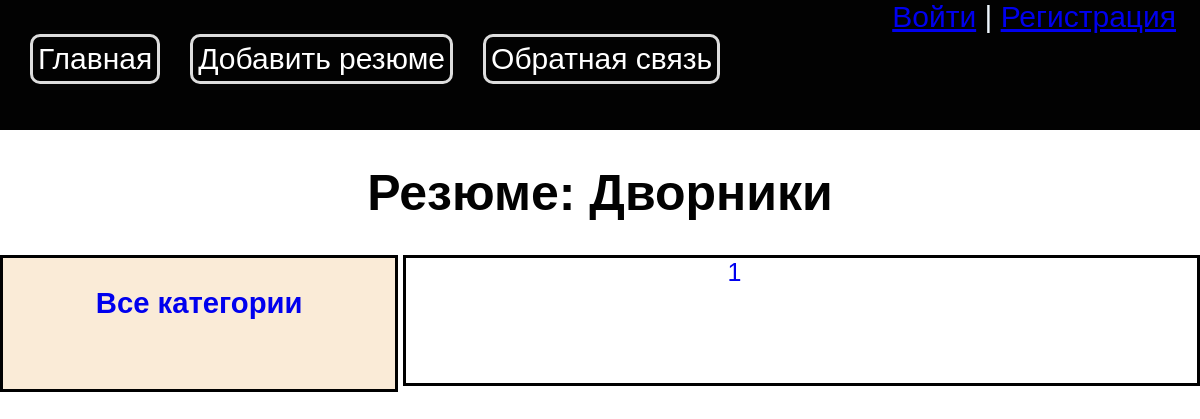
Before: /category/dvorniky/ with the older database file.
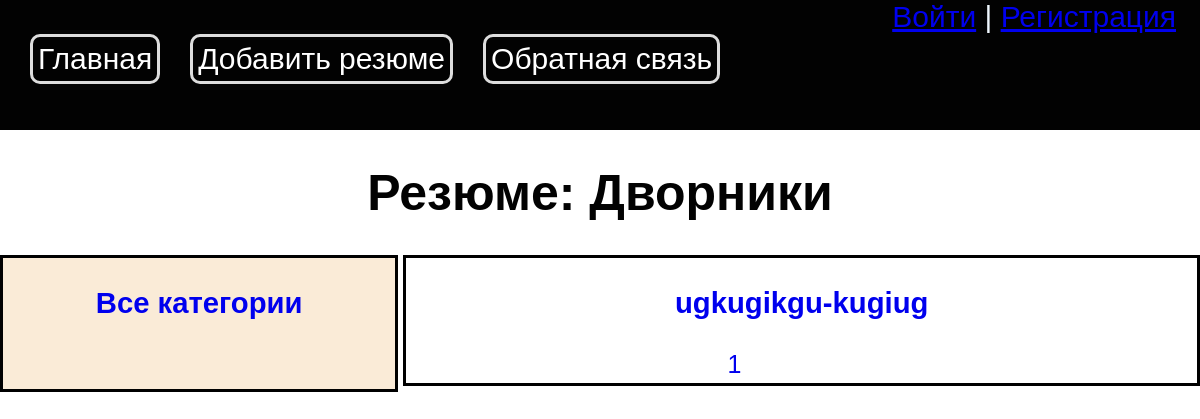
After: the same page with the newer database file.
### main/models.py (models this page shows, shortened)
class Resume(models.Model):
    name = models.CharField(max_length=255)
    slug = models.SlugField(max_length=255, db_index=True, unique=True)
    date = models.CharField(max_length=255)
    city = models.CharField(max_length=255)
    telephon_number = models.CharField(max_length=255)
    emeil = models.EmailField()
    profession = models.CharField(max_length=255)
    payment = models.CharField(max_length=255)
    competencies = models.TextField()
    time_create = models.DateTimeField(auto_now_add=True)
    time_update = models.DateTimeField(auto_now=True)
    is_published = models.BooleanField(default=True)
    cat = models.ForeignKey('Categories', on_delete=models.PROTECT)
    photo = models.ImageField(upload_to="photos/%Y/%m/%d/", default=None, blank=True, null=True, verbose_name="Фото")
    class Meta:
        verbose_name = 'Резюме'
        verbose_name_plural = 'Резюме'
    def get_absolute_url(self):
        return reverse('hanter', kwargs={'h_slug': self.slug})

### main/views.py (the view)
# urls.py: path('category/<slug:cat_slug>/', views.show_category, name='category'),
def show_category(request, cat_slug):
    category = get_object_or_404(Categories, slug=cat_slug)
    contact_list = Resume.objects.filter(cat_id=category.pk)
    paginator = Paginator(contact_list, 3)
    page_number = request.GET.get('page')
    page_obj = paginator.get_page(page_number)
    data = {
        'title': f'Резюме: {category.name}',
        'page_obj': page_obj,
        'menu': menu,
    }
    return render(request, 'main/index.html', context=data)

### main/templatetags/main_tags.py (called while the page is built)
@register.simple_tag
def get_menu():
    return menu

### main/templates/main/index.html (shortened to what this page needs)
{% extends 'base.html' %}
{% block content %}
    <div class="str_resume"><h1>{{title}}</h1>
    <div class="content-index">
            <div class="left-category">
                <h3>
                    <a href="{% url 'home' %}">Все категории</a>
                    <br><br>
                </h3>
            </div>
            <div class="name-r">
                {% for item in page_obj %}
                <a href="{{ item.get_absolute_url }}"><h3>{{item.name}}-{{item.profession}}</h3></a>
                {% endfor %}
                <div class="paginat">
                    {% for p in page_obj.paginator.page_range %}
                    <div>
                        <a href="?page={{ p }}">{{ p }}</a>
                    </div>
                    {% endfor %}
                </div>
            </div>
        </div>
    </div>
{% endblock %}

Changed rows visible on the page:
added Resume: name "ugkugikgu", profession "kugiug"
